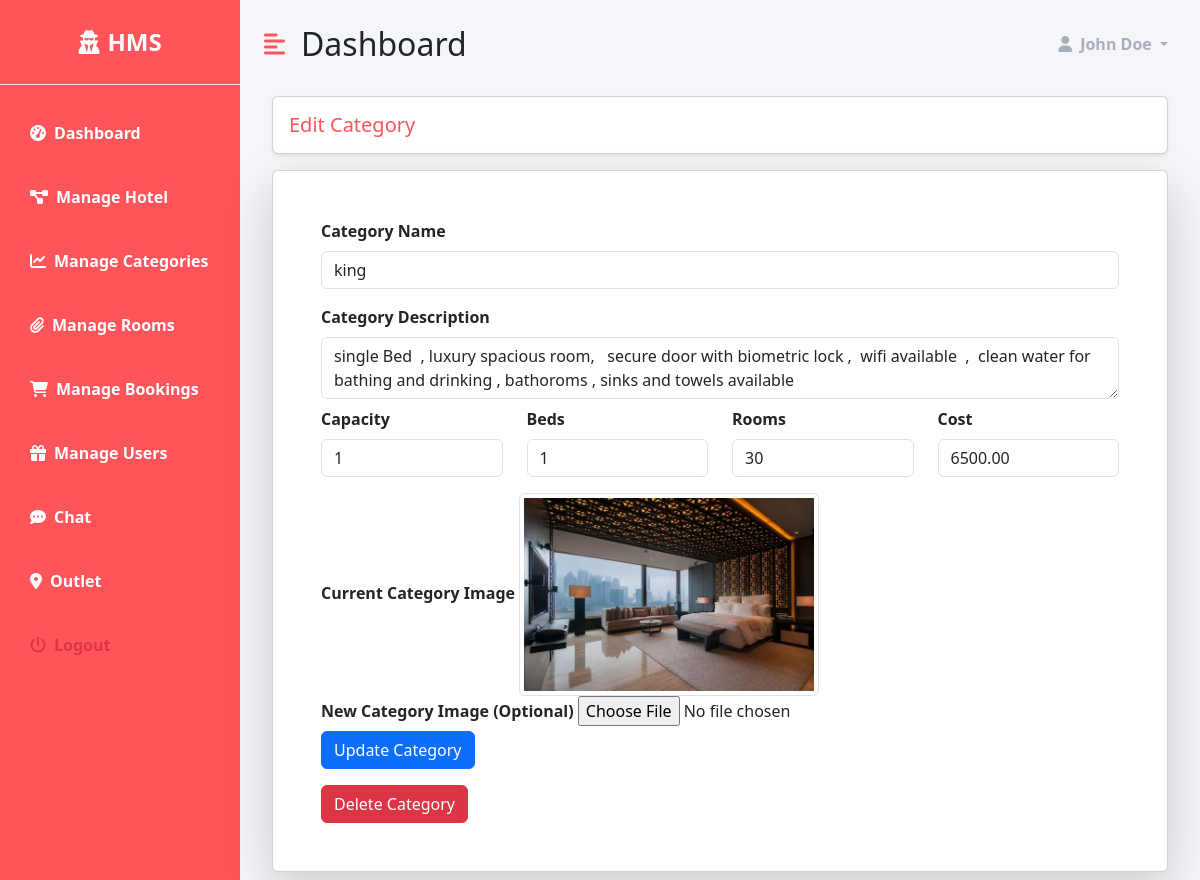
Screenshot of /dashboard/category/3 with the database file from the repository.
### hotel/models.py (models this page shows, shortened)
class RoomCategory(models.Model):
    name = models.CharField(max_length=255)
    description = models.TextField()
    capacity = models.IntegerField()
    beds = models.IntegerField()
    rooms = models.IntegerField()
    cost = models.DecimalField(max_digits=10, decimal_places=2)
    added_on = models.DateTimeField(auto_now_add=True)
    image = models.ImageField(upload_to="room_category_images")

### dashboard/views.py (the view)
# urls.py: path('category/<int:category_id>' , views.category_detail , name='category-detail'),
def category_detail(request, category_id):
    category = get_object_or_404(RoomCategory, pk=category_id)
    context = {
        'category': category,
    }
    return render(request, 'dashboard/hotel/edit_category.html', context)

### templates/dashboard/hotel/edit_category.html (shortened to what this page needs)
{% extends 'dashboard/base.html' %}
{% load static %}
{% block content %}
    <div class="row">
        <div class="col-md-12">
            <h5 class=" m-2 primary-text card shadow-sm p-3">Edit Category</h5>
        </div>
    </div>
    <div class="card shadow-lg m-2">
        <div class="col-md-12 p-5">
            <form method="post" action="{% url 'dashboard:edit-category' %}" enctype="multipart/form-data">
                <div class="mb-3">
                <div class="form-group">
                    <label for="name"  class="form-label fw-bold">Category Name</label>
                    <input type="text" class="form-control" id="name" name="name" value="{{ category.name }}" required>
                </div>
            </div>
                <div class="form-group">
                    <label for="description" class="form-label fw-bold">Category Description</label>
                    <textarea class="form-control" id="description" name="description" required>{{ category.description }}</textarea>
                </div>
                <div class="row mt-2">
                    <div class="mb-3 col-md-3 col-xl-3 col-sm-6 ">
                    <div class="form-group">
                        <label for="capacity" class="form-label fw-bold">Capacity</label>
                        <input type="number" class="form-control" id="capacity" name="capacity" value="{{ category.capacity }}" required>
                    </div>
                </div>
                    <div class="mb-3 col-md-3 col-xl-3 col-sm-6">
                    <div class="form-group">
                        <label for="beds" class="form-label fw-bold">Beds</label>
                        <input type="number" class="form-control" id="beds" name="beds" value="{{ category.beds }}" required>
                    </div>
                    </div>
                    <div class="mb-3 col-md-3 col-xl-3 col-sm-6">
                    <div class="form-group">
                        <label for="rooms" class="form-label fw-bold">Rooms</label>
                        <input type="number" class="form-control" id="rooms" name="rooms" value="{{ category.rooms }}" required>
                    </div>
                </div>
                    <div class="mb-3 col-md-3 col-xl-3 col-sm-6">
                    <div class="form-group" >
                        <label for="cost" class="form-label fw-bold">Cost</label>
                        <input type="text" class="form-control" id="cost" name="cost" value="{{ category.cost }}" required>
                    </div>
                    </div
                </div>
                <div class="form-group">
                    <label for="image" class="form-label fw-bold">Current Category Image</label>
                    <img src="{{ category.image.url }}" alt="{{ category.name }}" class="img-thumbnail" width="300px">
                </div>
                <div class="form-group">
                    <label for="new_image"class="form-label fw-bold">New Category Image (Optional)</label>
                    <input type="file" class="form-control-file" id="image" name="new_image">
                </div>
                <div class="form-group">
                    <button type="submit" class="btn btn-primary">Update Category</button>
                </div>
            </form>
            <form method="post" action="{% url 'dashboard:delete-category' %}" class="mt-3">
                <button type="button" class="btn btn-danger" data-bs-toggle="modal" data-bs-target="#confirmDeleteModal">
                    Delete Category
                </button>
            </form>
        </div>
    </div>
{% endblock %}

### static/dashboard/style.css (style rules this page uses)
:root { --main-bg-color: #ff545a; --main-text-color: #ff545a; --second-text-color : #a7b0ba; --second-bg-color : #f5f6fa; }
.primary-text { color: var(--main-text-color); }

### rows the page displays
RoomCategory: name "king", description "single Bed , luxury spacious room, secure door with biometric lock , wifi available , clean water for bathing and drinking , bathoroms , sinks and towels available", capacity "1", beds "1", rooms "30", cost "6500.00", image (picture)
